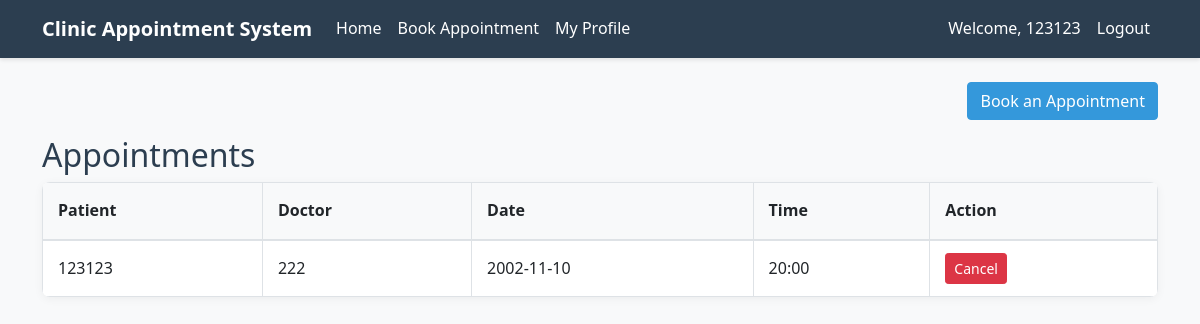
The app's page / (signed in) with its own data.
### app/app.py (models this page shows)
class Appointment(db.Model):
    id = db.Column(db.Integer, primary_key=True)
    patient_name = db.Column(db.String(100), nullable=False)
    patient_email = db.Column(db.String(100), nullable=False)
    doctor_name = db.Column(db.String(100), nullable=False)
    date = db.Column(db.String(50), nullable=False)
    time = db.Column(db.String(50), nullable=False)
    status = db.Column(db.String(50), default="Pending")
    consultation_type = db.Column(db.String(20), nullable=False)
    meet_link = db.Column(db.String(200))  # For online consultations

### app/app.py (the view)
@app.route('/')
def home():
    if 'user' in session:
        role = session['role']
        username = session['user']
        has_profile = False
        user = User.query.filter_by(username=username).first()
        if not user:
            session.clear()
            flash('User account not found. Please login again.', 'danger')
            return redirect(url_for('login'))
        if role == "patient":
            profile = PatientProfile.query.filter_by(user_id=user.id).first()
            has_profile = profile is not None
            appointments = Appointment.query.filter_by(patient_name=username).all()
        elif role == "doctor":
            appointments = Appointment.query.filter_by(doctor_name=username).all()
        else:
            appointments = Appointment.query.all()  # For admins
        return render_template('index.html', appointments=appointments,
                            role=role, has_profile=has_profile)
    return redirect(url_for('login'))

### app/app.py (called while the page is built)
@app.context_processor
def utility_processor():
    def get_db():
        return db
    return dict(get_db=get_db)

### app/templates/index.html (shortened to what this page needs)
{% extends "base.html" %}
{% block content %}
{% if 'user' in session and session['role'] == 'patient' %}
<div class="text-end mb-3">
    {% if has_profile %}
        <a href="{{ url_for('book_appointment') }}" class="btn btn-primary">Book an Appointment</a>
    {% else %}
        <a href="{{ url_for('patient_profile') }}" class="btn btn-warning">Complete Profile to Book Appointment</a>
    {% endif %}
</div>
{% endif %}
<h2>Appointments</h2>
<div id="appointments" style="display: none;">
    {% if appointments %}
        <table class="table table-bordered">
            <thead>
                <tr>
                    <th>Patient</th>
                    <th>Doctor</th>
                    <th>Date</th>
                    <th>Time</th>
                    <th>Action</th>
                </tr>
            </thead>
            <tbody>
                {% for appointment in appointments %}
                    <tr>
                        <td>{{ appointment.patient_name }}</td>
                        <td>{{ appointment.doctor_name }}</td>
                        <td>{{ appointment.date }}</td>
                        <td>{{ appointment.time }}</td>
                        <td>
                            <a href="{{ url_for('cancel', id=appointment.id) }}" class="btn btn-danger btn-sm">Cancel</a>
                        </td>
                    </tr>
                {% endfor %}
            </tbody>
        </table>
    {% else %}
        <p class="text-muted">No appointments booked yet.</p>
    {% endif %}
</div>
{% endblock %}

### app/static/css/style.css (style rules this page uses)
:root { --primary-color: #2c3e50; --secondary-color: #3498db; --accent-color: #e74c3c; --light-bg: #f8f9fa; --dark-bg: #343a40; --text-color: #2c3e50; --light-text: #ffffff; }
body { font-family: 'Segoe UI', Tahoma, Geneva, Verdana, sans-serif; color: var(--text-color); background-color: var(--light-bg); line-height: 1.6; }
.btn-primary { background-color: var(--secondary-color); border-color: var(--secondary-color); }
body { background-color: #f8f9fa; }
.table { background-color: white; border-radius: 8px; overflow: hidden; box-shadow: 0 2px 10px rgba(0, 0, 0, 0.05); }
.table thead { background-color: #f8f9fa; }
.table th { border-bottom: 2px solid #dee2e6; padding: 15px; }
.table td { padding: 12px 15px; vertical-align: middle; }
.btn { transition: all 0.3s ease; }

### app/templates/index.html (style rules this page uses)
.btn { transition: all 0.3s ease-in-out; }

### records on screen
Appointment: patient_name "123123", doctor_name "222", date "2002-11-10", time "20:00"

### other values on screen
{{ session['user'] }} "123123"
